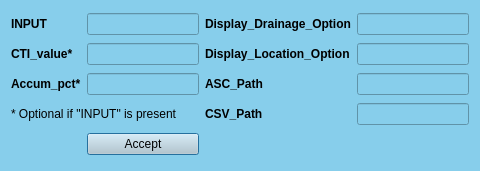
<?xml version="1.0" encoding="UTF-8"?>
<ui version="4.0">
 <class>ControlTOPAGNPS</class>
 <widget class="QDialog" name="ControlTOPAGNPS">
  <property name="geometry">
   <rect>
    <x>0</x>
    <y>0</y>
    <width>480</width>
    <height>171</height>
   </rect>
  </property>
  <property name="windowTitle">
   <string>PEG control file</string>
  </property>
  <property name="styleSheet">
   <string notr="true">background-color: #87CEEB;</string>
  </property>
  <layout class="QGridLayout" name="gridLayout">
   <item row="0" column="0">
    <widget class="QLabel" name="label">
     <property name="font">
      <font>
       <weight>75</weight>
       <bold>true</bold>
      </font>
     </property>
     <property name="text">
      <string>INPUT</string>
     </property>
    </widget>
   </item>
   <item row="0" column="3">
    <widget class="QLineEdit" name="lineEdit_4">
     <property name="font">
      <font>
       <weight>75</weight>
       <bold>true</bold>
      </font>
     </property>
    </widget>
   </item>
   <item row="3" column="2">
    <widget class="QLabel" name="label_8">
     <property name="font">
      <font>
       <weight>75</weight>
       <bold>true</bold>
      </font>
     </property>
     <property name="text">
      <string>CSV_Path</string>
     </property>
    </widget>
   </item>
   <item row="1" column="0">
    <widget class="QLabel" name="label_2">
     <property name="font">
      <font>
       <weight>75</weight>
       <bold>true</bold>
      </font>
     </property>
     <property name="text">
      <string>CTI_value*</string>
     </property>
    </widget>
   </item>
   <item row="0" column="1">
    <widget class="QLineEdit" name="lineEdit">
     <property name="font">
      <font>
       <weight>75</weight>
       <bold>true</bold>
      </font>
     </property>
    </widget>
   </item>
   <item row="1" column="1">
    <widget class="QLineEdit" name="lineEdit_2">
     <property name="font">
      <font>
       <weight>75</weight>
       <bold>true</bold>
      </font>
     </property>
    </widget>
   </item>
   <item row="2" column="0">
    <widget class="QLabel" name="label_3">
     <property name="font">
      <font>
       <weight>75</weight>
       <bold>true</bold>
      </font>
     </property>
     <property name="text">
      <string>Accum_pct*</string>
     </property>
    </widget>
   </item>
   <item row="2" column="1">
    <widget class="QLineEdit" name="lineEdit_3">
     <property name="font">
      <font>
       <weight>75</weight>
       <bold>true</bold>
      </font>
     </property>
     <property name="text">
      <string/>
     </property>
    </widget>
   </item>
   <item row="4" column="1">
    <widget class="QPushButton" name="pushButton">
     <property name="styleSheet">
      <string notr="true">background-color: #becbd1;</string>
     </property>
     <property name="text">
      <string>Accept</string>
     </property>
    </widget>
   </item>
   <item row="3" column="0" colspan="2">
    <widget class="QLabel" name="label_4">
     <property name="text">
      <string>* Optional if &quot;INPUT&quot; is present</string>
     </property>
    </widget>
   </item>
   <item row="0" column="2">
    <widget class="QLabel" name="label_5">
     <property name="font">
      <font>
       <weight>75</weight>
       <bold>true</bold>
      </font>
     </property>
     <property name="text">
      <string>Display_Drainage_Option</string>
     </property>
    </widget>
   </item>
   <item row="1" column="2">
    <widget class="QLabel" name="label_6">
     <property name="font">
      <font>
       <weight>75</weight>
       <bold>true</bold>
      </font>
     </property>
     <property name="text">
      <string>Display_Location_Option</string>
     </property>
    </widget>
   </item>
   <item row="2" column="2">
    <widget class="QLabel" name="label_7">
     <property name="font">
      <font>
       <weight>75</weight>
       <bold>true</bold>
      </font>
     </property>
     <property name="text">
      <string>ASC_Path</string>
     </property>
    </widget>
   </item>
   <item row="1" column="3">
    <widget class="QLineEdit" name="lineEdit_5">
     <property name="font">
      <font>
       <weight>75</weight>
       <bold>true</bold>
      </font>
     </property>
    </widget>
   </item>
   <item row="2" column="3">
    <widget class="QLineEdit" name="lineEdit_6">
     <property name="font">
      <font>
       <weight>75</weight>
       <bold>true</bold>
      </font>
     </property>
    </widget>
   </item>
   <item row="3" column="3">
    <widget class="QLineEdit" name="lineEdit_7">
     <property name="font">
      <font>
       <weight>75</weight>
       <bold>true</bold>
      </font>
     </property>
    </widget>
   </item>
  </layout>
 </widget>
 <resources/>
 <connections/>
</ui>
